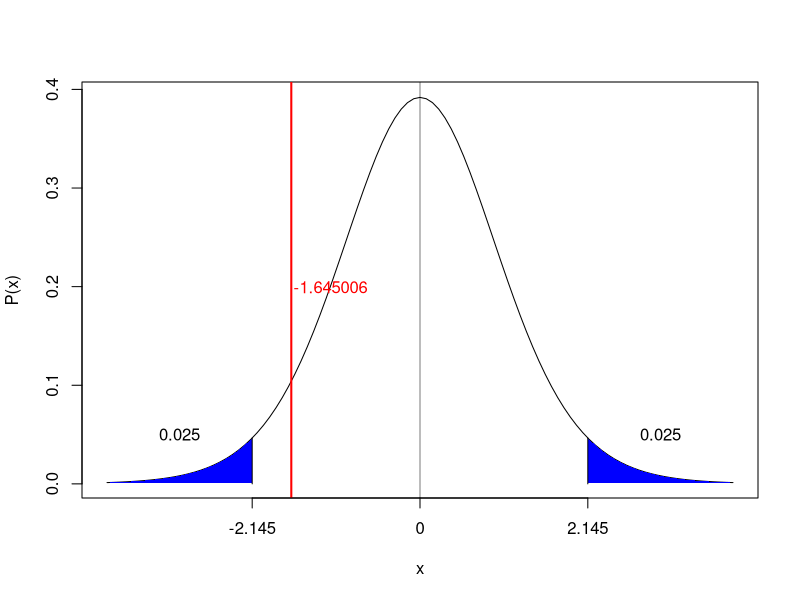
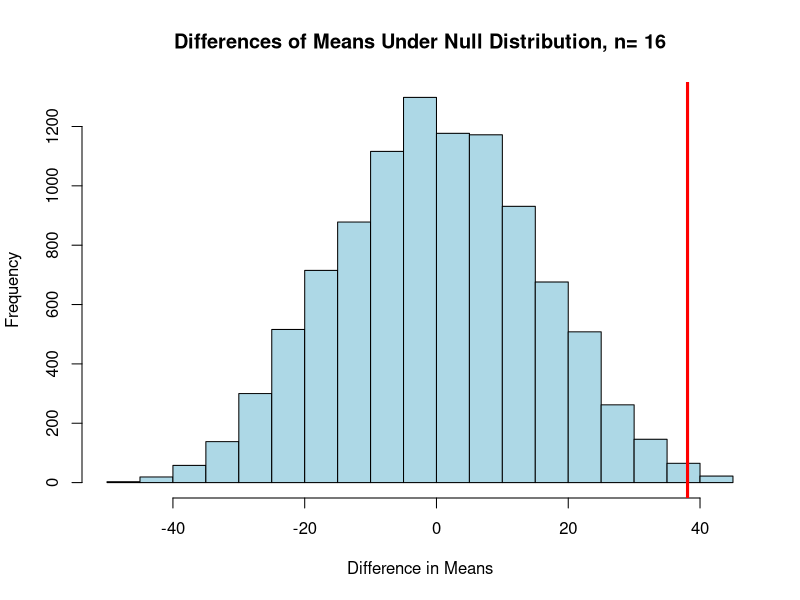

Write R code to recreate these figures, in order.
## ---- chunk 1
knitr::opts_chunk$set(echo = TRUE)
## ---- chunk 2
library(dplyr)
loggingDF <- read.csv("Logging.csv", header=TRUE)
loggingDF

## ---- chunk 3
loggingDF %>% group_by(Action) %>% summarize(
  count <- n(),
  median <- median(PercentLost, na.rm=TRUE),
  IQR <- IQR(PercentLost, na.rm=TRUE)
)

actionU <- loggingDF %>% filter(Action == "U")
actionL <- loggingDF %>% filter(Action == "L")
## ---- chunk 4

# Determine critical value, degrees of freedom calculated by number of permutations
qt(0.05, 10000) 

#' Credit: Volodymyr Orlov
#' modified by MSDS SMU
#' https://github.com/VolodymyrOrlov/MSDS6371/blob/master/shade.r
#' Draws a t-distribution curve and shades rejection regions
#' 
#' @param df degrees of freedom.
#' @param alpha significance level
#' @param h0 null hypothesis value
#' @param sides one of: both, left, right
#' @param t_calc calculated test statistics
#' @examples
#' shade(49, 0.05, 0, t_calc=1.1)
#' shade(91, 0.05, 0, t_calc=NULL, sides = 'right')
#' shade(7, 0.05, 0, t_calc=1.5, sides = 'left')
#' shade(7, 0.05, 0, t_calc=1.5, sides = 'both')

shade <- function(df, alpha, h0 = 0, sides='both', t_calc=NULL) {
  e_alpha = alpha
  if(sides == 'both'){
    e_alpha = alpha / 2
  }
  cv = abs(qt(e_alpha, df))
  curve(dt(x, df), from = -4, to = 4, ylab='P(x)', xaxt='n') 
  abline(v = 0, col = "black", lwd = 0.5)
  labels = h0
  at = 0
  if(sides == 'both' | sides == 'left'){
    x <- seq(-4, -abs(cv), len = 100) 
    y <- dt(x, df)
    polygon(c(x, -abs(cv)), c(y, min(y)), col = "blue", border = NA)
    lines(c(-cv, -cv), c(0, dt(-cv, df)), col = "black", lwd = 1)
    text(-cv - (4 - cv) / 2, 0.05, e_alpha)
    labels = c(round(-cv, 3), labels)
    at = c(-cv, at)
  }
  if(sides == 'both' | sides == 'right'){
    x <- seq(abs(cv), 4, len = 100)
    y <- dt(x, df)
    polygon(c(abs(cv), x), c(min(y), y), col = "blue", border = NA)
    lines(c(cv, cv), c(0, dt(cv, df)), col = "black", lwd = 1)
    text(cv + (4 - cv) / 2, 0.05, e_alpha)
    labels = c(labels, round(cv, 3))
    at = c(at, cv)
  }
  if(is.numeric(t_calc)){
    abline(v = t_calc, col = "red", lwd = 2)
    text(t_calc + 0.5, 0.2, t_calc, col = "red")
  }
  axis(1, at=at, labels=labels)
}
#The above defines the function shade. To use it, you must call it. More examples are in the comments above.
shade(14, 0.05, t_calc=-1.645006)

## ---- chunk 5

wilcox.test(PercentLost ~ Action, data=loggingDF, conf.int=0.1, alternative='two.sided', exact=TRUE)

wilcox.test(actionU$PercentLost, actionL$PercentLost, exact=TRUE)
wilcox.test(actionU$PercentLost, actionL$PercentLost, exact=TRUE, alternative="l")
wilcox.test(actionU$PercentLost, actionL$PercentLost, exact=FALSE, alternative="g")
## ---- chunk 6
number_of_permutations <- 10000
xbarholder <- c()
counter <- 0
observed_difference <- mean(subset(loggingDF, Action=="L")$PercentLost) - mean(subset(loggingDF, Action=="U")$PercentLost)
for (i in 1:number_of_permutations) {
  scramble <- sample(loggingDF$PercentLost, 16)
  logged <- scramble[1:9]
  unlogged <- scramble[10:16]
  difference <- mean(logged) - mean(unlogged)
  xbarholder[i] <- difference
  if (difference >= observed_difference)
    counter <- counter + 1
}
hist(xbarholder, col="lightblue", main=paste("Differences of Means Under Null Distribution, n=", 16), xlab="Difference in Means")
abline(v=observed_difference, col="red", lwd=3)
p_value <- counter/number_of_permutations
p_value
